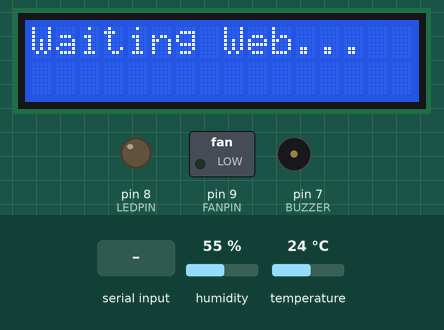
Simulated run of this sketch. Board: Arduino Uno, built with avr-gcc and run on an emulated ATmega328P. Shown: 16×2 character LCD, switched loads named in the sketch (green lamp = pin HIGH), output pins drawn as LEDs (lit = HIGH), buzzer (waves = sounding). The test bench sets the inputs (shaded band); at power-on: temperature 24 °C, humidity 55 %. What the sketch prints to the serial monitor is not drawn.

Above: at 1.2 s.
1.3 s: "START\n" received over Serial
At 2.3 s:
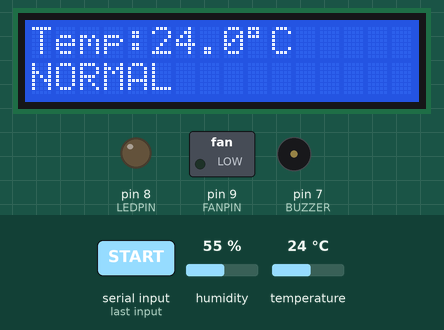
3.3 s: temperature set to 31.2 °C
At 5.4 s:
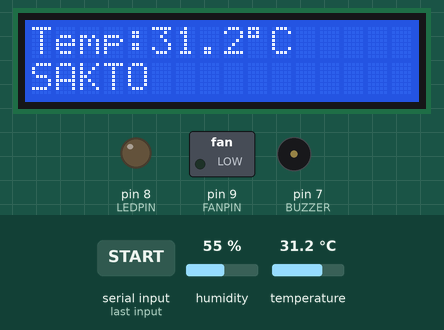
5.8 s: temperature set to 32.6 °C
At 7.3 s:
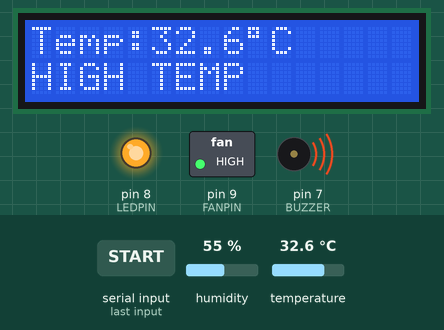
8.3 s: temperature set to 12 °C
At 10.4 s:
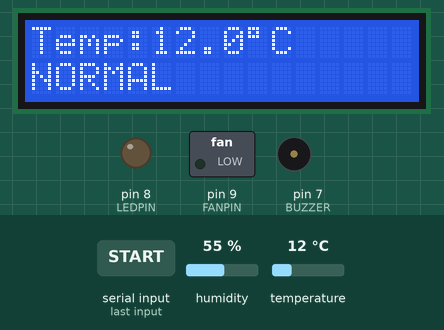
10.8 s: "STOP\n" received over Serial
At 11.5 s:
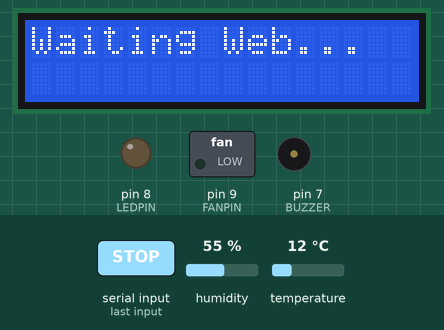
12.3 s: "CMD_START\n" received over Serial
At 12.7 s:
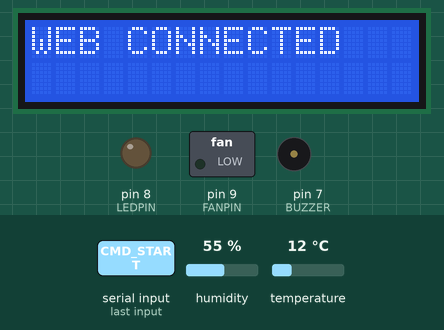
Timing chart, 0 to 15.3 s (numbered marks = the images above; inputs shaded):
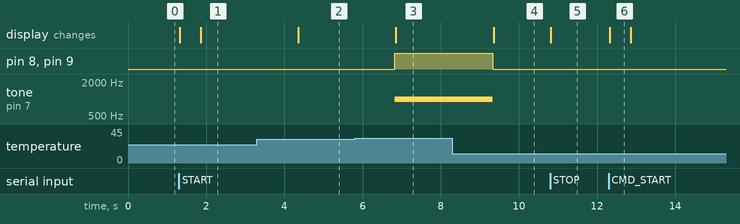

Measured:
- the behaviour switches between 31.9 and 32 °C on temperature (found by bisection; images 2 and 3)
- after the input at 1.3 s, the display: first changes at once (image 1 shows a later state)
- after the input at 3.3 s, the display: changes after 1.1 s (image 2)
- after the input at 5.8 s, pin 8 (LEDPIN), pin 9 (FANPIN): LOW → HIGH after 1.0 s; tone on pin 7 (BUZZER): silent → 1000 Hz after 1.0 s; the display: changes after 1.1 s (image 3)
- after the input at 8.3 s, pin 8 (LEDPIN), pin 9 (FANPIN): HIGH → LOW after 1.0 s; tone on pin 7 (BUZZER): 1000 Hz → silent after 1.0 s; the display: changes after 1.1 s (image 4)
- after the input at 10.8 s, the display: changes at once (image 5)
- after the input at 12.3 s, the display: changes at once (image 6)

The sketch:

sketch_integ_finalproject_ide.ino
```cpp
#include <Adafruit_Sensor.h>

#include <DHT.h>
#include <Wire.h>

#include <LiquidCrystal_I2C.h>

#define DHTPIN 2
#define DHTTYPE DHT22

#define FANPIN 9
#define LEDPIN 8
#define BUZZER 7

DHT dht(DHTPIN, DHTTYPE);
LiquidCrystal_I2C lcd(0x27, 16, 2);

// ----------------------------
// SYSTEM VARIABLES
// ----------------------------
bool isConnected = false;

// Echague, Isabela climate reference:
// Normal lows: 20°C (Jan) to 24°C (warm months)
// Normal highs: 28°C (cool months) to 33°C (summer)
const float TEMP_NORMAL_MAX = 28.0;   // below this = cooler than normal
const float TEMP_HIGH_THRESHOLD = 32.0; // above this = exceeds summer peak

unsigned long previousMillis = 0;
const unsigned long interval = 500;

// Global status tracking variables to persist states across loops
String systemStatus = "NORMAL";
String fanState = "OFF";

// ----------------------------
// SETUP
// ----------------------------
void setup() {

  Serial.begin(9600);

  pinMode(FANPIN, OUTPUT);
  pinMode(LEDPIN, OUTPUT);
  pinMode(BUZZER, OUTPUT);

  digitalWrite(FANPIN, LOW);
  digitalWrite(LEDPIN, LOW);
  noTone(BUZZER);

  dht.begin();

  lcd.init();
  lcd.backlight();

  lcd.setCursor(0, 0);
  lcd.print("Waiting Web...");
}

// ----------------------------
// MAIN LOOP
// ----------------------------
void loop() {

  // Read commands from Web Serial
  while (Serial.available()) {

    String command = Serial.readStringUntil('\n');
    command.trim();

    // Accept both old and new commands
    if (command == "START" || command == "CMD_START") {

      if (!isConnected) {

        isConnected = true;
        lcd.clear();
        lcd.setCursor(0, 0);
        lcd.print("WEB CONNECTED");

        previousMillis = millis();
      }
    }

    if (command == "STOP" || command == "CMD_STOP") {

      disconnectSystem();
    }
  }

  // If browser is disconnected,
  // make sure every output is OFF.
  if (!isConnected) {

    digitalWrite(FANPIN, LOW);
    digitalWrite(LEDPIN, LOW);
    noTone(BUZZER);

    // Reset tracking variables
    systemStatus = "NORMAL";
    fanState = "OFF";

    return;
  }

  unsigned long currentMillis = millis();
  if (currentMillis - previousMillis < interval) {
    return;
  }

  previousMillis = currentMillis;

  // ----------------------------
  // READ TEMPERATURE
  // ----------------------------

  float temp = dht.readTemperature();

  // Ignore bad readings instead of
  // clearing the LCD every time.
  if (isnan(temp)) {
    return;
  }

  temp = round(temp * 10.0) / 10.0;

  // ----------------------------
// TEMPERATURE CONDITIONS
// ----------------------------

// BELOW 28°C = NORMAL
// (cooler than Echague's typical daytime low in cool months)
if (temp < TEMP_NORMAL_MAX) {

  systemStatus = "NORMAL";
  fanState = "OFF";

  digitalWrite(FANPIN, LOW);
  digitalWrite(LEDPIN, LOW);
  noTone(BUZZER);
}

// 28°C to 32°C = SAKTO
// (within Echague's normal high range of 28°C–33°C)
else if (temp >= TEMP_NORMAL_MAX && temp < TEMP_HIGH_THRESHOLD) {

  systemStatus = "SAKTO";
  fanState = "OFF";

  digitalWrite(FANPIN, LOW);
  digitalWrite(LEDPIN, LOW);
  noTone(BUZZER);
}

// Above 32°C = HIGH TEMP
// (exceeds Echague's summer peak of ~33°C — abnormally hot)
else {

  systemStatus = "HIGH TEMP";
  fanState = "ON";

  digitalWrite(FANPIN, HIGH);
  digitalWrite(LEDPIN, HIGH);
  tone(BUZZER, 1000);
}

  // ----------------------------
  // LCD DISPLAY
  // ----------------------------

  lcd.setCursor(0, 0);
  lcd.print("Temp:");
  lcd.print(temp, 1);
  lcd.print((char)223);
  lcd.print("C   ");      // clears remaining characters

  lcd.setCursor(0, 1);

if (systemStatus == "NORMAL") {
  lcd.print("NORMAL         ");
}
else if (systemStatus == "SAKTO") {
  lcd.print("SAKTO          ");
}
else {
  lcd.print("HIGH TEMP      ");
}

  // ----------------------------
  // SEND DATA TO WEBSITE
  // ----------------------------

  Serial.print(temp, 1);
  Serial.print(",");
  Serial.print(systemStatus);
  Serial.print(",");
  Serial.println(fanState);
} // END OF LOOP


// ==============================
// DISCONNECT SYSTEM
// ==============================

void disconnectSystem() {

  isConnected = false;

  digitalWrite(FANPIN, LOW);
  digitalWrite(LEDPIN, LOW);

  noTone(BUZZER);

  systemStatus = "NORMAL";
  fanState = "OFF";

  lcd.clear();
  lcd.setCursor(0, 0);
  lcd.print("Waiting Web...");
}
```
